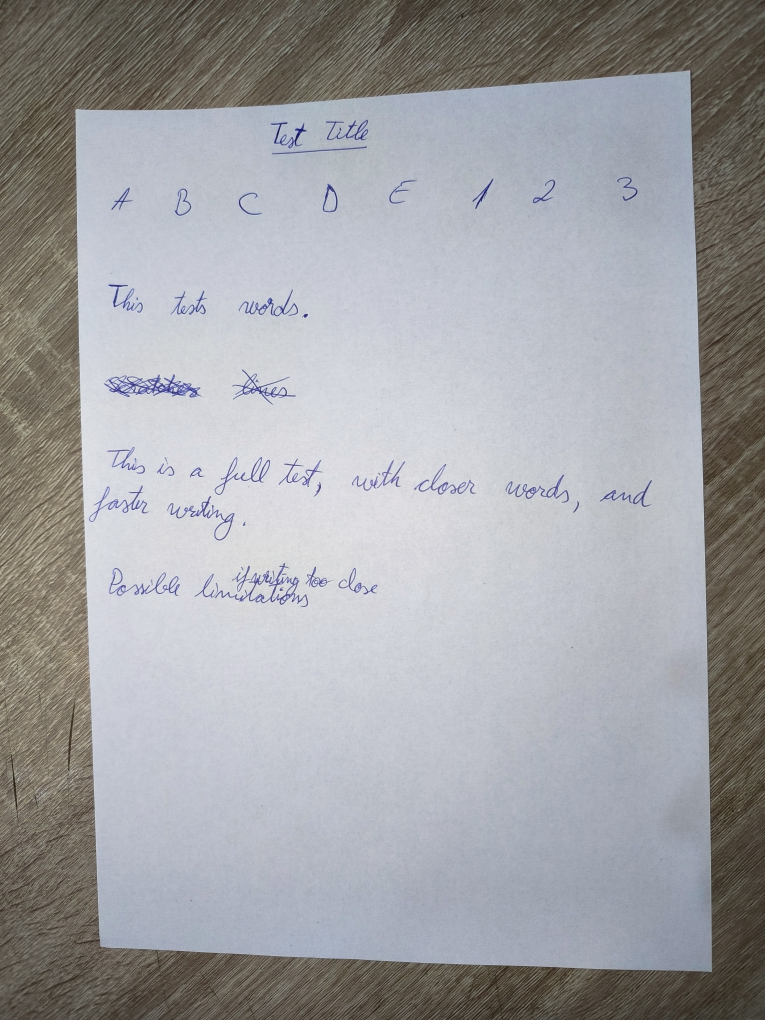
#> input picture data/input/BLITZ_UP_CLEAN.jpg, 3060 x 4080 px (shown at 1/4 size); its folder holds only this picture in this run
$ python main.py
#> lines starting #> are read from the running program, lines starting #| are printed output that depends on the picture; after the words box and inside, x2 and y2 are one past the last pixel; in counts of white or black regions, pixels touching at a corner belong together
### src/utils/io_operations.py
import os

import cv2


def read_image(file_path):
    """
    Read an image from a given path.

    Args:
        file_path: Path to the input image.

    Returns:
        Image as a numpy array.
    """
    image = cv2.imread(file_path, cv2.IMREAD_COLOR)
    if image is None:
        raise FileNotFoundError(f"Could not read image at {file_path}")
    return image


def save_image(image, output_path):
    """
    Save an image to the given path.

    Args:
        image: Image as a numpy array.
        output_path: Path to save the image.
    """
    cv2.imwrite(output_path, image)
    print(f"Image saved at {output_path}")


def ensure_directory(directory_path):
    """
    Ensure a directory exists. Create it if it doesn't.

    Args:
        directory_path: Path to the directory.
    """
    os.makedirs(directory_path, exist_ok=True)

### src/processing/document_detection.py
import logging

import cv2
import numpy as np

from src.processing.base_preprocessor import Preprocessor


class DocumentDetector(Preprocessor):
    def __init__(self, debug=False, debug_dir="data/debug"):
        super().__init__(debug, debug_dir)

    def detect_and_warp(self, image, step_number=1, step_name="document_detection"):
        """
        Detect the document in the image and warp it to an A4 aspect ratio.

        Args:
            image: Input image as a numpy array.
            step_number: Count of the debug step.
            step_name: Name for the debug step.

        Returns:
            Warped image with an A4 aspect ratio.
        """
        inside_step = 1
        # Step 1: Convert to LAB color space to separate light regions
        lab = cv2.cvtColor(image, cv2.COLOR_BGR2LAB)
        l, a, b = cv2.split(lab)
        self.save_debug_image(l, f"{step_name}_{inside_step}_lightness", step_number)
        inside_step += 1

        # Step 2: Threshold the lightness channel to isolate white areas
        # Adjust min value as needed
        _, mask = cv2.threshold(l, 150, 255, cv2.THRESH_BINARY)
        self.save_debug_image(
            mask, f"{step_name}_{inside_step}_white_mask", step_number
        )
        inside_step += 1

        # Here I tried to use adaptive thresholding too, but it just didn't work...

        # Step 3: Apply morphological operations to consolidate white regions
        kernel = cv2.getStructuringElement(cv2.MORPH_RECT, (5, 5))
        dilated = cv2.dilate(mask, kernel, iterations=2)
        eroded = cv2.erode(dilated, kernel, iterations=2)
        self.save_debug_image(
            eroded, f"{step_name}_{inside_step}_morphology", step_number
        )
        inside_step += 1

        # Step 4: Find contours in the white mask
        contours, _ = cv2.findContours(
            eroded, cv2.RETR_EXTERNAL, cv2.CHAIN_APPROX_SIMPLE
        )
        contours = sorted(contours, key=cv2.contourArea, reverse=True)
        logging.info(f"Found {len(contours)} contours")

        # Step 5: Focus on the largest contour only
        largest_contour = contours[0]

        # Draw the largest contour for debugging, with green
        debug_image_contour = image.copy()
        cv2.drawContours(debug_image_contour, [largest_contour], -1, (0, 255, 0), 3)
        self.save_debug_image(
            debug_image_contour,
            f"{step_name}_{inside_step}_largest_contour",
            step_number,
        )
        inside_step += 1

        # Step 6: Approximate a quadrilateral from the contour
        perimeter = cv2.arcLength(largest_contour, True)
        epsilon = 0.02 * perimeter  # Adjust this value if needed
        approx = cv2.approxPolyDP(largest_contour, epsilon, True)

        if len(approx) == 4:  # Valid quadrilateral found
            quad = approx.reshape(4, 2)
        else:  # Fallback to minimum area rectangle
            rect = cv2.minAreaRect(largest_contour)
            quad = cv2.boxPoints(rect)
            quad = np.array(quad, dtype=int)

        # Draw the approximated quadrilateral for debugging, in blue
        debug_image_quad = image.copy()
        cv2.drawContours(debug_image_quad, [np.int32(quad)], -1, (255, 0, 0), 3)
        self.save_debug_image(
            debug_image_quad,
            f"{step_name}_{inside_step}_approximated_quad",
            step_number,
        )
        inside_step += 1

        # Step 7: Warp perspective using the approximated quadrilateral
        rect = self.order_points(quad)  # Order the points consistently
        dst = np.array(
            [[0, 0], [2480, 0], [2480, 3508], [0, 3508]], dtype="float32"  # A4 size
        )
        matrix = cv2.getPerspectiveTransform(rect, dst)
        warped = cv2.warpPerspective(image, matrix, (2480, 3508))
        self.save_debug_image(warped, f"{step_name}_{inside_step}_warped", step_number)

        return warped, rect

    @staticmethod
    def order_points(pts):
        """
        Order points in a consistent manner: top-left, top-right, bottom-right, bottom-left.
        """
        rect = np.zeros((4, 2), dtype="float32")
        s = pts.sum(axis=1)
        rect[0] = pts[np.argmin(s)]
        rect[2] = pts[np.argmax(s)]

        diff = np.diff(pts, axis=1)
        rect[1] = pts[np.argmin(diff)]
        rect[3] = pts[np.argmax(diff)]

        return rect

### src/pipeline.py
import logging
import os

from src.processing.adaptive_thresholding import AdaptiveThresholder
from src.processing.color_space_conversion import ColorSpaceConverter
from src.processing.document_detection import DocumentDetector
from src.processing.mask_filling import MaskFiller
from src.processing.morphological_processing import MorphologicalProcessor
from src.processing.noise_reduction import NoiseReducer
from src.processing.text_highlighting import TextHighlighter
from src.utils.io_operations import read_image, ensure_directory, save_image


def process_image(
    input_path,
    output_dir,
    debug=False,
    force_black_text=False,
    highlight_text_regions=False,
):
    """
    Process a single image through all preprocessing steps.

    Args:
        input_path: Path to the input image.
        output_dir: Directory to save processed results.
        debug: If True, saves intermediate results for debugging.
        force_black_text: If True, replaces text color with black instead of keeping the original.
        highlight_text_regions: If True, it highlights text regions.
    """
    # Read input image
    logging.info(f"Reading image from {input_path}")
    image = read_image(input_path)
#> in read_image, image is the input picture: shape (4080, 3060, 3); mean B, G, R 164, 160.9, 160.5
    image_name = os.path.splitext(os.path.basename(input_path))[0]

    # Define a custom debug directory for the current image
    debug_dir = os.path.join("data", "debug", image_name)
    if debug:
        ensure_directory(debug_dir)

    # Step 1: Document Detection (Cropped A4 Image)
    document_detector = DocumentDetector(debug=debug, debug_dir=debug_dir)
    cropped_image, warping_rect = document_detector.detect_and_warp(
        image, step_number=1
    )
#> in detect_and_warp, `_, mask = cv2.threshold(l, 150, 255, cv2.THRESH_BINARY)`:
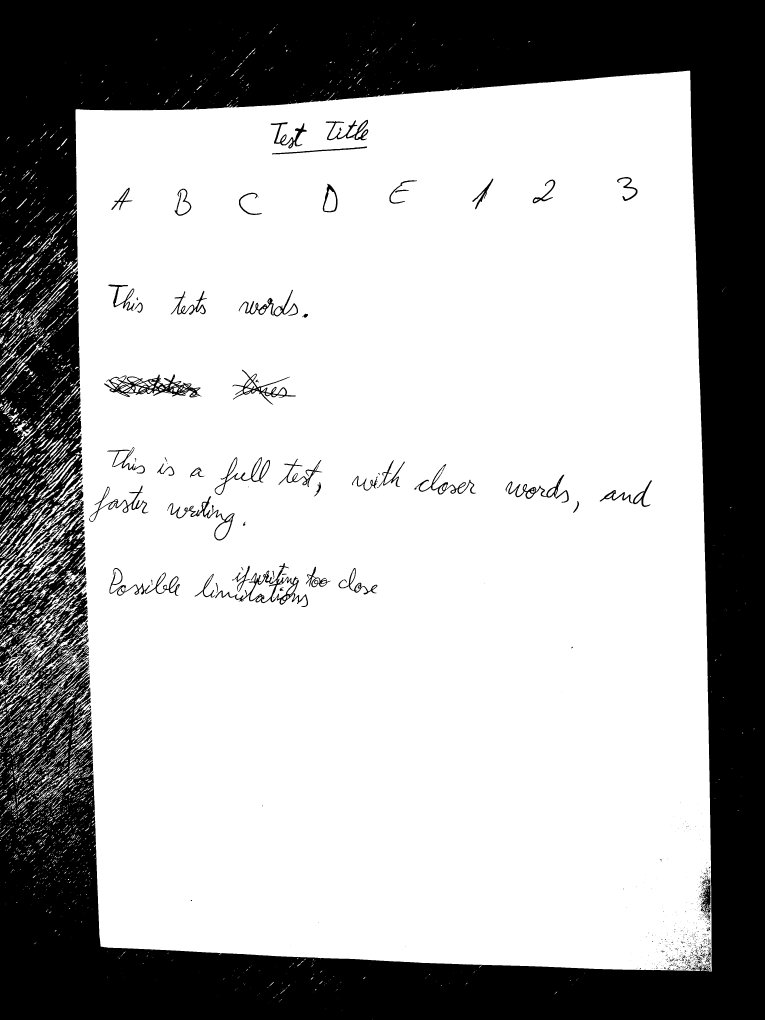
#> mask: shape (4080, 3060) (shown at 1/4 size); 69.3% white; 1127 black regions (984 under 20 px), largest, box (x1, y1, x2, y2) and area: (0, 0, 3060, 4080) 3720359, (416, 1497, 806, 1590) 11423, (861, 2252, 1232, 2428) 8313
#> in detect_and_warp, `contours, _ = cv2.findContours( eroded, cv2.RETR_EXTERNAL, cv2.CHAIN_A..`: contours = 899 contours, 770 with area under 20; largest, box (x1, y1, x2, y2) and area: (0, 282, 2847, 3887) 9126732, (154, 983, 272, 1085) 1822, (91, 939, 161, 991) 1024, (0, 1050, 83, 1130) 998, (243, 3299, 316, 3338) 977
#> in detect_and_warp, `largest_contour = contours[0]`: largest_contour = contour of 5785 points, box (x1, y1, x2, y2) (0, 282, 2847, 3887), area 9126732
#> in detect_and_warp, `perimeter = cv2.arcLength(largest_contour, True)`: perimeter = 26805.2
#> in detect_and_warp, `epsilon = 0.02 * perimeter`: epsilon = 536.1
#> in detect_and_warp, `approx = cv2.approxPolyDP(largest_contour, epsilon, True)`: approx = [[2759, 283], [302, 439], [402, 3785], [2846, 3884]]
#> in detect_and_warp, `quad = approx.reshape(4, 2)`: quad has the same summary as approx
#> in order_points, `s = pts.sum(axis=1)`: s = [3042, 741, 4187, 6730]
#> in order_points, `diff = np.diff(pts, axis=1)`: diff = [-2476, 137, 3383, 1038]
#> in detect_and_warp, `rect = self.order_points(quad)`: rect = [[302, 439], [2759, 283], [2846, 3884], [402, 3785]]
#> in detect_and_warp, `matrix = cv2.getPerspectiveTransform(rect, dst)`: matrix = [[1.09, -0.0327, -315.8], [0.0664, 1.05, -479.5], [3.12e-05, -3.28e-06, 1]]
#> in detect_and_warp, `warped = cv2.warpPerspective(image, matrix, (2480, 3508))`:
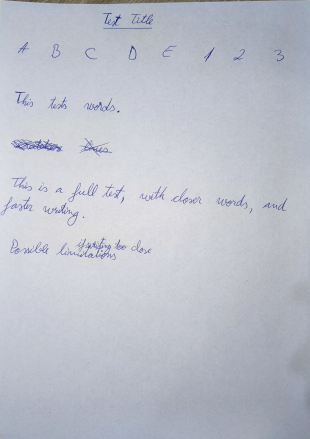
#> warped: shape (3508, 2480, 3) (shown at 1/8 size); mean B, G, R 201.9, 192, 188.3
#> warping_rect has the same summary as rect in detect_and_warp

    # Step 2: Noise Reduction
    noise_reducer = NoiseReducer(kernel_size=(5, 5), debug=debug, debug_dir=debug_dir)
    cropped_image = noise_reducer.apply(cropped_image, step_number=2)

    # Step 3: Convert to LAB color space to separate light regions
    color_converter = ColorSpaceConverter(debug=debug, debug_dir=debug_dir)
    l, a, b = color_converter.apply(cropped_image, step_number=3)

    # Step 4: Apply adaptive thresholding on the lightness channel
    thresholder = AdaptiveThresholder(
        block_size=21, C=10, debug=debug, debug_dir=debug_dir
    )
    adaptive_mask = thresholder.apply(l, step_number=4)

    # Step 5: Morphological Opening
    morph_processor = MorphologicalProcessor(
        open_kernel=(5, 5), close_kernel=(2, 2), debug=debug, debug_dir=debug_dir
    )
    final_mask = morph_processor.apply(adaptive_mask, step_number=5)

    # Tried using connected components and contour filtering to remove black dots here, without succeeding...

    # Step 6: Mask Filling
    mask_filler = MaskFiller(
        force_black_text=force_black_text, debug=debug, debug_dir=debug_dir
    )
    text_white_background = mask_filler.apply(cropped_image, final_mask, step_number=6)

    # Step 7: Additional Noise Reduction
    noise_reducer = NoiseReducer(kernel_size=(5, 5), debug=debug, debug_dir=debug_dir)
    blurred = noise_reducer.apply(text_white_background, step_number=7)

    # Step 8: Text Highlighting
    final_image = blurred
    if highlight_text_regions:
        text_highlighter = TextHighlighter(
            min_area=100,
            max_area_ratio=0.1,
            threshold=10,
            debug=debug,
            debug_dir=debug_dir,
        )
        final_image = text_highlighter.apply(final_image, final_mask, step_number=8)

    # Save the final result
    final_output_path = os.path.join(output_dir, f"{image_name}_processed_cropped.png")
    save_image(final_image, final_output_path)
    logging.info(f"Processed cropped image saved at {final_output_path}")

### src/processing/noise_reduction.py
import logging

import cv2

from src.processing.base_preprocessor import Preprocessor


class NoiseReducer(Preprocessor):
    def __init__(self, kernel_size=(5, 5), debug=False, debug_dir="data/debug"):
        super().__init__(debug, debug_dir)
        self.kernel_size = kernel_size

    def apply(self, image, step_number):
        logging.info("Applying noise reduction...")
        blurred = cv2.GaussianBlur(image, self.kernel_size, 0)
        self.save_debug_image(blurred, "noise_reduction", step_number)
        return blurred

### src/processing/color_space_conversion.py
import logging

import cv2

from src.processing.base_preprocessor import Preprocessor


class ColorSpaceConverter(Preprocessor):
    def __init__(self, debug=False, debug_dir="data/debug"):
        super().__init__(debug, debug_dir)

    def apply(self, image, step_number):
        logging.info("Converting to LAB color space...")
        lab = cv2.cvtColor(image, cv2.COLOR_BGR2LAB)
        l, a, b = cv2.split(lab)
        self.save_debug_image(l, "lightness_channel", step_number)
        return l, a, b

### src/processing/adaptive_thresholding.py
import logging

import cv2

from src.processing.base_preprocessor import Preprocessor


class AdaptiveThresholder(Preprocessor):
    def __init__(self, block_size=21, C=10, debug=False, debug_dir="data/debug"):
        super().__init__(debug, debug_dir)
        self.block_size = block_size
        self.C = C

    def apply(self, lightness_channel, step_number):
        logging.info("Applying adaptive thresholding...")
        adaptive_mask = cv2.adaptiveThreshold(
            lightness_channel,
            255,
            cv2.ADAPTIVE_THRESH_GAUSSIAN_C,
            cv2.THRESH_BINARY,
            blockSize=self.block_size,
            C=self.C,
        )
        self.save_debug_image(adaptive_mask, "adaptive_thresholding", step_number)
        return adaptive_mask

### src/processing/morphological_processing.py
import logging

import cv2

from src.processing.base_preprocessor import Preprocessor


class MorphologicalProcessor(Preprocessor):
    def __init__(
        self,
        open_kernel=(5, 5),
        close_kernel=(2, 2),
        debug=False,
        debug_dir="data/debug",
    ):
        super().__init__(debug, debug_dir)
        self.open_kernel = open_kernel
        self.close_kernel = close_kernel

    def apply(self, mask, step_number):
        logging.info("Removing small black dots with morphological opening...")
        opened = cv2.morphologyEx(
            mask,
            cv2.MORPH_OPEN,
            cv2.getStructuringElement(cv2.MORPH_RECT, self.open_kernel),
        )
        self.save_debug_image(opened, "morph_opening", step_number)

        logging.info("Enlarging black regions with morphological closing...")
        closed = cv2.morphologyEx(
            opened,
            cv2.MORPH_CLOSE,
            cv2.getStructuringElement(cv2.MORPH_RECT, self.close_kernel),
        )
        self.save_debug_image(closed, "morph_closing", step_number)

        return closed

### src/processing/mask_filling.py
import logging

import cv2

from src.processing.base_preprocessor import Preprocessor


class MaskFiller(Preprocessor):
    def __init__(self, force_black_text=False, debug=False, debug_dir="data/debug"):
        super().__init__(debug, debug_dir)
        self.force_black_text = force_black_text

    def apply(self, cropped_image, mask, step_number):
        logging.info("Filling in the whites of the image...")
        inverted_mask = cv2.bitwise_not(mask)
        text_img = cv2.bitwise_and(cropped_image, cropped_image, mask=inverted_mask)

        if self.force_black_text:
            logging.info("Replacing text with Obsidian black (#0B1215)...")
            gray_text = cv2.cvtColor(text_img, cv2.COLOR_BGR2GRAY)
            text_img = cv2.merge((gray_text, gray_text, gray_text))
            text_img[gray_text < 255] = [11, 18, 21]

        filled_image = cv2.add(text_img, cv2.cvtColor(mask, cv2.COLOR_GRAY2BGR))
        self.save_debug_image(filled_image, "mask_filling", step_number)

        return filled_image

### src/processing/base_preprocessor.py
import os

from src.utils.io_operations import save_image


class Preprocessor:
    def __init__(self, debug=False, debug_dir="data/debug"):
        """
        Base class for all preprocessors.

        Args:
            debug: If True, saves intermediate images for debugging.
            debug_dir: Directory to save debug images.
        """
        self.debug = debug
        self.debug_dir = debug_dir
        if self.debug:
            os.makedirs(self.debug_dir, exist_ok=True)

    def save_debug_image(self, image, step_name, step_number):
        """
        Save an intermediate image if debug mode is enabled.

        Args:
            image: The image to save.
            step_name: Name for the debug step.
            step_number: Step count in the pipeline.
        """
        if self.debug:
            debug_path = os.path.join(self.debug_dir, f"{step_number}_{step_name}.png")
            save_image(image, debug_path)

### main.py
import argparse
import logging
import os
import shutil

from src.pipeline import process_image
from src.utils.io_operations import ensure_directory


def parse_arguments():
    """
    Parse command-line arguments.

    Returns:
        argparse.Namespace: Parsed arguments.
    """
    parser = argparse.ArgumentParser(description="Document image processing pipeline.")
    parser.add_argument(
        "--input_dir",
        type=str,
        default="data/input",
        help="Path to the input directory containing images.",
    )
    parser.add_argument(
        "--output_dir",
        type=str,
        default="data/output",
        help="Path to the output directory where processed images will be saved.",
    )
    parser.add_argument(
        "--debug_dir",
        type=str,
        default="data/debug",
        help="Path to the debug directory for saving intermediate results.",
    )
    parser.add_argument(
        "--debug",
        action="store_true",
        help="Enable debug mode to save intermediate results.",
    )
    parser.add_argument(
        "--bypass",
        action="store_true",
        help="Automatically bypass prompts for removing non-empty directories.",
    )
    parser.add_argument(
        "--force_black_text",
        action="store_true",
        help="Force the text in the document to appear black (e.g., #0B1215).",
    )
    parser.add_argument(
        "--highlight_text_regions",
        action="store_true",
        help="Highlight detected text regions with bounding boxes.",
    )
    return parser.parse_args()


if __name__ == "__main__":
    args = parse_arguments()

    logging.basicConfig(
        level=logging.INFO,
        format="%(asctime)s.%(msecs)03d %(levelname)s %(module)s - %(funcName)s: %(message)s",
        datefmt="%Y-%m-%d %H:%M:%S",
    )

    # Directories
    input_dir = args.input_dir
    output_dir = args.output_dir
    debug_dir = args.debug_dir

    # Debug mode flag
    debug_mode = args.debug

    # Remove the debug directory if it exists
    if os.path.exists(debug_dir):
        logging.info(f"Removing existing debug directory: {debug_dir}")
        shutil.rmtree(debug_dir)

    # Check if output directory exists and contains files
    if os.path.exists(output_dir) and os.listdir(output_dir):
        if args.bypass:
            user_input = "y"
        else:
            user_input = (
                input(
                    f"The output directory '{output_dir}' is not empty. Do you want to remove it? (y/n): "
                )
                .strip()
                .lower()
            )
        if user_input == "y":
            logging.info(f"Removing output directory: {output_dir}")
            shutil.rmtree(output_dir)
        else:
            logging.error(f"Output directory '{output_dir}' must be empty to start.")
            exit(1)

    # Recreate the output and debug directories
    ensure_directory(output_dir)
    ensure_directory(debug_dir)

    # Get all files in the input directory
    input_files = [
        f for f in os.listdir(input_dir) if os.path.isfile(os.path.join(input_dir, f))
    ]

    # Check if there are no files to process
    if not input_files:
        logging.info("No files detected in the input directory!")
    else:
        # Process all images in the input directory
        for filename in input_files:
            input_path = os.path.join(input_dir, filename)
            logging.info(f"Processing {input_path}...")
            try:
                process_image(
                    input_path,
                    output_dir,
                    debug=debug_mode,
                    force_black_text=args.force_black_text,
                    highlight_text_regions=args.highlight_text_regions,
                )
#> in apply, `text_img = cv2.bitwise_and(cropped_image, cropped_image, mask=inverted..`:
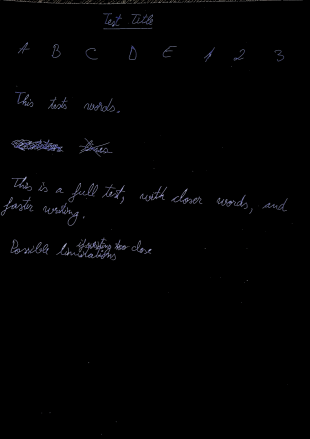
#> text_img: shape (3508, 2480, 3) (shown at 1/8 size); mean B, G, R 2.3, 1.8, 1.8
#> in apply, `filled_image = cv2.add(text_img, cv2.cvtColor(mask, cv2.COLOR_GRAY2BGR))`:
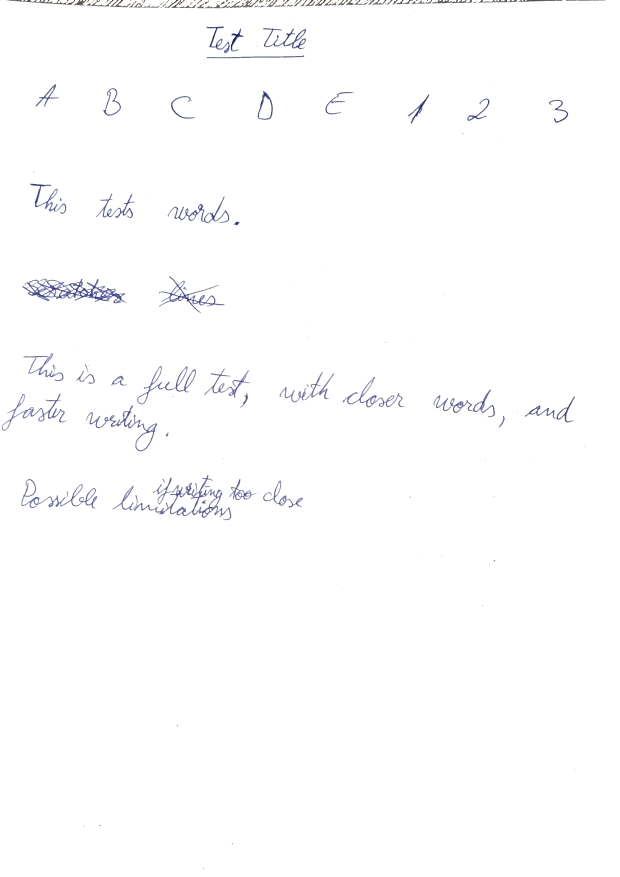
#> filled_image: shape (3508, 2480, 3) (shown at 1/4 size); mean B, G, R 253.4, 253, 253
            except Exception as e:
                logging.error(f"Error processing {input_path}: {e}")
